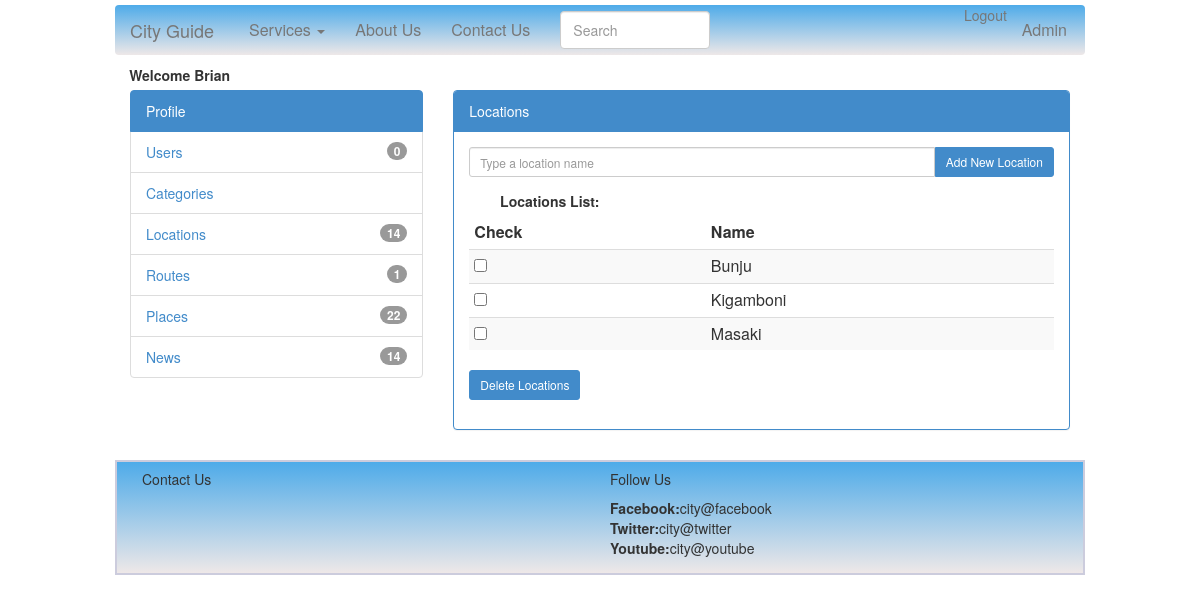
Page /admin.php?panel=locationpanel (signed in) on the committed database.
### tables this page shows
CREATE TABLE IF NOT EXISTS `location` (
  `id` int(11) NOT NULL AUTO_INCREMENT,
  `name` varchar(30) NOT NULL,
  PRIMARY KEY (`id`)
);

### inc/DAO/locationDAO.php (called while the page is built, shortened)
<?php
class locationDAO
{
	function getlocations()
	{
		$locationquery = "SELECT * FROM location";
		$locationsresult = mysql_query($locationquery) or die(mysql_error());
		$locations = null;
		while($data = mysql_fetch_array($locationsresult))
		{
			$locations[] = $data;
		}
		if ($locations == null)
		{
			echo "no locations found in the database, add new";
		}
		else
		{
		 return $locations;
		}
	}
}
?>

### inc/views/locationpanel.php (the view, shortened to what this page needs)
  <div class="panel panel-primary" id="locatiosnpanel">
    <div class="panel-heading"> Locations</div>
    <div class="panel-body">
        <form method="post" action="../inc/BL/locationBL.php" class="form-inline ">
          <div class="input-group">
           <input type="text" name="locationname" class="form-control input-small" placeholder="Type a location name" >
           <span class="input-group-btn">
           <input type="submit" class="btn btn-primary btn-small" value="Add New Location">
           </span>
         </div>
       </form>
       <label><b>Locations List:</b>
     </label>
     <form method="post" action="inc/BL/locationBL.php">
      <table class="table table-condensed table-striped">
        <thead>
          <tr style="text-align:left;">
            <th>Check</th>
            <th>Name</th>
          </tr>
        </thead>
        <tbody>
          <?php $locations = $locationDAO->getlocations();
          if ($locations != null)
          {
            foreach($locations as $location)
            {
              ?>
              <tr>
                <td><input type="checkbox" name="locations[]" value="<?php echo $location['id'] ?>" /> </td>
                <td><?php echo $location['name']?></td>
              </tr>
              <?php
            }
          }
          ?>
        </tbody>
      </table>
      <input type="submit" class="btn btn-primary btn-small" value="Delete Locations" />
    </form>
</div>
</div>

### css/admin.css (style rules this page uses)
label { min-width:130px; max-width:400px; margin-right:10px; text-align: right; }

### rows in the picture
location: name "Bunju"
location: name "Kigamboni"
location: name "Masaki"

### other values in the picture
$_SESSION['user']['firstname'] "Brian"
$newusercount "0"
